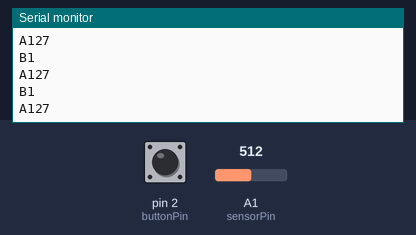
A sketch run on a simulated Arduino Uno, built with avr-gcc and run on an emulated ATmega328P. On the bench: the last lines printed to the serial monitor. Inputs (shaded band) come from the test bench; at power-on: A1 (sensorPin) = 512, pin 2 (buttonPin) HIGH.

Above: at 1.2 s.
1.3 s: A1 (sensorPin) set to 716
At 1.8 s:
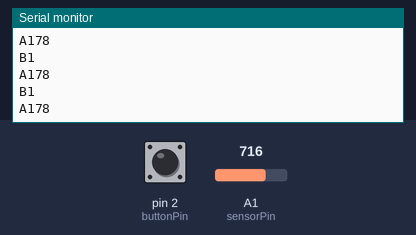
2.8 s: pin 2 (buttonPin) pulled LOW for 0.15 s
4.4 s: A1 (sensorPin) set to 900
At 5.4 s:
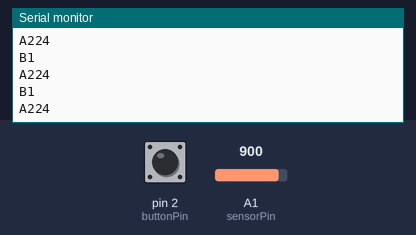
Timing chart, 0 to 7.4 s (numbered marks = the images above; inputs shaded):
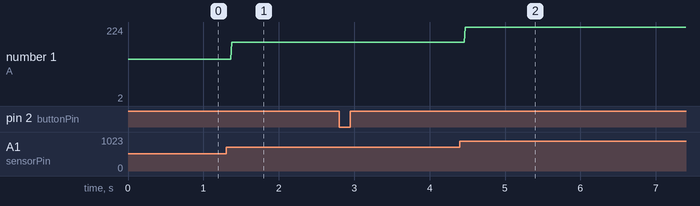

Measured:
- after the input at 1.3 s, the serial monitor: prints a new line after 0.07 s (image 1)
- after the input at 4.4 s, the serial monitor: prints a new line after 0.07 s (image 2)
- plotted number 1: 127 → 178 after the input at 1.3 s, 178 → 2 after the input at 4.4 s

The sketch:

Arduino_ButtonSensor.ino
```cpp
int sensorPin=A1;
int buttonPin= 2;

void setup() {
  // put your setup code here, to run once:
  Serial.begin(9600);
  pinMode(buttonPin,INPUT_PULLUP);
}

void loop() {
  // put your main code here, to run repeatedly:
  float sensorStatus = analogRead(sensorPin);
  int buttonState = digitalRead(buttonPin);
  Serial.print('A');
  Serial.println((int)map(sensorStatus,0,1023,0,255));
  Serial.print('B');
  Serial.println(buttonState);


}
```
